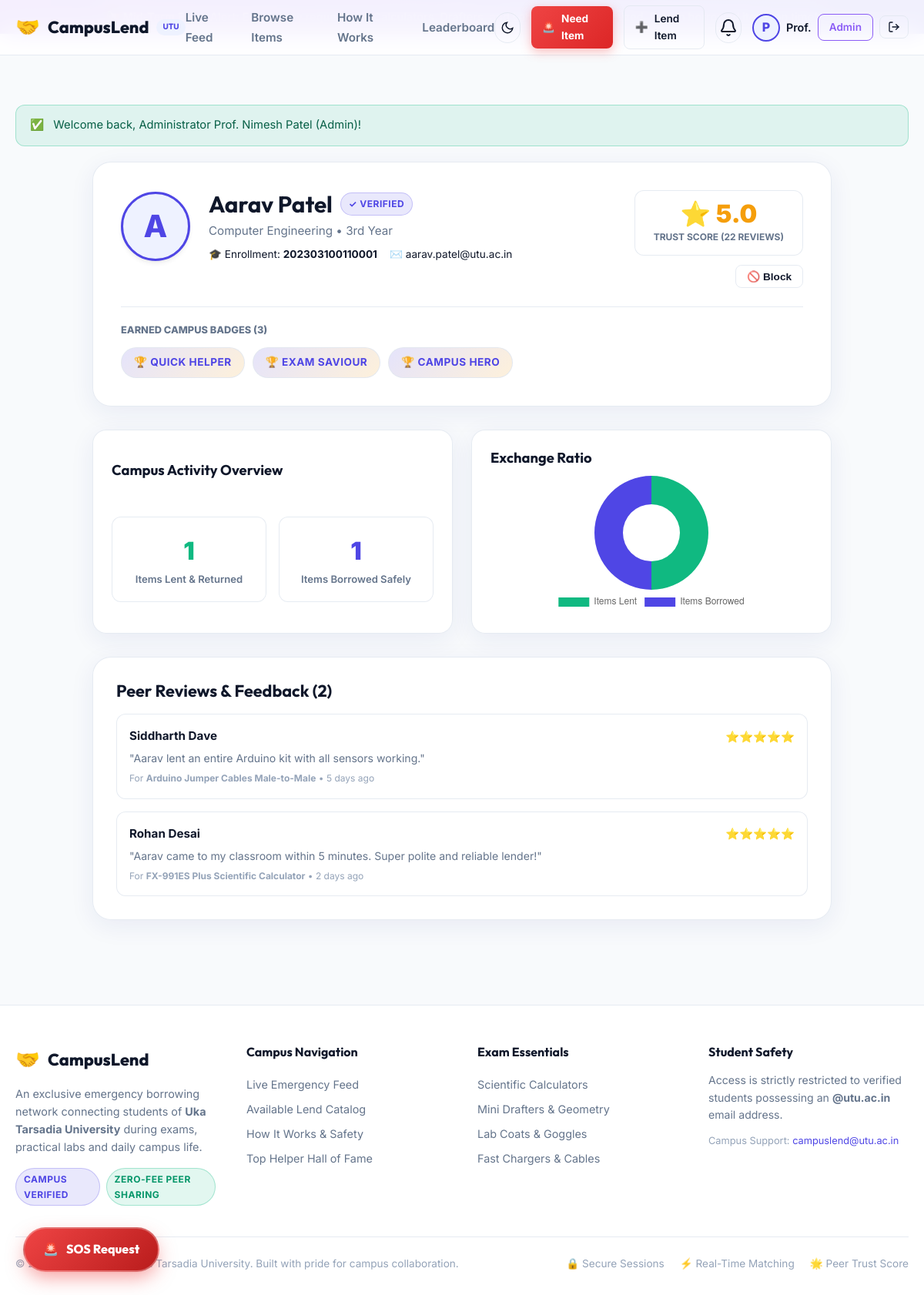
The page /profile?id=2 (signed in) on the database its author committed.
### tables this page shows
CREATE TABLE `users` (
    `id` INT AUTO_INCREMENT PRIMARY KEY,
    `full_name` VARCHAR(100) NOT NULL,
    `email` VARCHAR(150) NOT NULL UNIQUE,
    `password_hash` VARCHAR(255) NOT NULL,
    `enrollment_no` VARCHAR(50) NOT NULL UNIQUE,
    `department` VARCHAR(100) NOT NULL,
    `year_of_study` VARCHAR(30) NOT NULL DEFAULT '1st Year',
    `phone` VARCHAR(25) NOT NULL,
    `avatar` VARCHAR(255) DEFAULT 'default_avatar.svg',
    `role` ENUM('student', 'admin') NOT NULL DEFAULT 'student',
    `is_verified` TINYINT(1) NOT NULL DEFAULT 0,
    `is_banned` TINYINT(1) NOT NULL DEFAULT 0,
    `trust_score` DECIMAL(3, 2) NOT NULL DEFAULT 5.00,
    `total_ratings` INT NOT NULL DEFAULT 0,
    `remember_token` VARCHAR(255) NULL,
    `created_at` TIMESTAMP DEFAULT CURRENT_TIMESTAMP,
    `updated_at` TIMESTAMP DEFAULT CURRENT_TIMESTAMP ON UPDATE CURRENT_TIMESTAMP,
    INDEX `idx_users_email` (`email`),
    INDEX `idx_users_enrollment` (`enrollment_no`),
    INDEX `idx_users_role` (`role`),
    INDEX `idx_users_verified` (`is_verified`)
);

CREATE TABLE `user_badges` (
    `id` INT AUTO_INCREMENT PRIMARY KEY,
    `user_id` INT NOT NULL,
    `badge_name` VARCHAR(100) NOT NULL,
    `earned_at` TIMESTAMP DEFAULT CURRENT_TIMESTAMP,
    UNIQUE KEY `unique_user_badge` (`user_id`, `badge_name`),
    CONSTRAINT `fk_badges_user` FOREIGN KEY (`user_id`) REFERENCES `users` (`id`) ON DELETE CASCADE
);

CREATE TABLE `ratings` (
    `id` INT AUTO_INCREMENT PRIMARY KEY,
    `transaction_id` INT NOT NULL,
    `reviewer_id` INT NOT NULL,
    `reviewed_user_id` INT NOT NULL,
    `role_in_tx` ENUM('borrower', 'lender') NOT NULL,
    `stars` TINYINT NOT NULL CHECK (`stars` BETWEEN 1 AND 5),
    `comment` TEXT NULL,
    `created_at` TIMESTAMP DEFAULT CURRENT_TIMESTAMP,
    UNIQUE KEY `unique_rating_per_party` (`transaction_id`, `reviewer_id`),
    INDEX `idx_ratings_reviewed` (`reviewed_user_id`),
    CONSTRAINT `fk_ratings_tx` FOREIGN KEY (`transaction_id`) REFERENCES `borrow_transactions` (`id`) ON DELETE CASCADE,
    CONSTRAINT `fk_ratings_reviewer` FOREIGN KEY (`reviewer_id`) REFERENCES `users` (`id`) ON DELETE CASCADE,
    CONSTRAINT `fk_ratings_reviewed` FOREIGN KEY (`reviewed_user_id`) REFERENCES `users` (`id`) ON DELETE CASCADE
);

CREATE TABLE `requests` (
    `id` INT AUTO_INCREMENT PRIMARY KEY,
    `user_id` INT NOT NULL,
    `category_id` INT NOT NULL,
    `item_name` VARCHAR(150) NOT NULL,
    `urgency` ENUM('Critical', 'High', 'Normal') NOT NULL DEFAULT 'Normal',
    `campus_block` VARCHAR(50) NOT NULL,
    `room_location` VARCHAR(100) NOT NULL,
    `needed_by` DATETIME NOT NULL,
    `note` TEXT NULL,
    `status` ENUM('open', 'offered', 'matched', 'fulfilled', 'expired', 'cancelled') NOT NULL DEFAULT 'open',
    `created_at` TIMESTAMP DEFAULT CURRENT_TIMESTAMP,
    `updated_at` TIMESTAMP DEFAULT CURRENT_TIMESTAMP ON UPDATE CURRENT_TIMESTAMP,
    INDEX `idx_requests_user` (`user_id`),
    INDEX `idx_requests_category` (`category_id`),
    INDEX `idx_requests_urgency` (`urgency`),
    INDEX `idx_requests_status` (`status`),
    INDEX `idx_requests_block` (`campus_block`),
    INDEX `idx_requests_needed_by` (`needed_by`),
    CONSTRAINT `fk_requests_user` FOREIGN KEY (`user_id`) REFERENCES `users` (`id`) ON DELETE CASCADE,
    CONSTRAINT `fk_requests_category` FOREIGN KEY (`category_id`) REFERENCES `categories` (`id`) ON DELETE RESTRICT
);

### app/views/pages/profile/index.php (the view, shortened to what the rows shown need)
<div class="profile-page" style="max-width: 960px; margin: 20px auto 50px auto;">
    <div class="glass-card" style="padding: 36px; border-radius: var(--radius-xl); margin-bottom: 30px;">
        <div style="display: flex; flex-wrap: wrap; justify-content: space-between; align-items: flex-start; gap: 24px;">
            <div style="display: flex; align-items: center; gap: 24px; flex-wrap: wrap;">
                <div style="position: relative;">
                    <div style="width: 90px; height: 90px; border-radius: 50%; overflow: hidden; background: var(--primary-light); color: var(--primary); display: flex; align-items: center; justify-content: center; font-size: 2.5rem; font-weight: 800; border: 3px solid var(--primary); box-shadow: var(--shadow-md);">
                        <?php if (!empty($user['avatar']) && file_exists(__DIR__ . '/../../../../public/uploads/avatars/' . $user['avatar'])): ?>
                            <img src="<?= asset('uploads/avatars/' . $user['avatar']) ?>" alt="<?= e($user['full_name']) ?>" style="width: 100%; height: 100%; object-fit: cover;">
                        <?php else: ?>
                            <?= strtoupper(substr($user['full_name'], 0, 1)) ?>
                        <?php endif; ?>
                    </div>
                </div>
                <div>
                    <div style="display: flex; align-items: center; gap: 10px; margin-bottom: 4px;">
                        <h1 style="font-size: 1.85rem; margin: 0;"><?= e($user['full_name']) ?></h1>
                        <?php if ((int)$user['is_verified'] === 1): ?>
                            <span class="badge badge-verified" title="Campus Verified Student">✓ Verified</span>
                        <?php endif; ?>
                    </div>
                    <div style="font-size: 0.95rem; color: var(--text-muted); margin-bottom: 8px;">
                        <?= e($user['department']) ?> • <?= e($user['year_of_study']) ?>
                    </div>
                    <div style="display: flex; align-items: center; gap: 16px; font-size: 0.85rem;">
                        <span>🎓 Enrollment: <strong><?= e($user['enrollment_no']) ?></strong></span>
                        <span>✉️ <?= e($user['email']) ?></span>
                    </div>
                </div>
            </div>
            <div style="text-align: right; display: flex; flex-direction: column; align-items: flex-end; gap: 12px;">
                <div style="background: var(--bg-surface); border: 1px solid var(--border-glass); padding: 14px 24px; border-radius: var(--radius-md); text-align: center;">
                    <div style="font-size: 2rem; font-weight: 900; color: #f59e0b; line-height: 1;">
                        ⭐ <?= number_format($user['trust_score'], 1) ?>
                    </div>
                    <div style="font-size: 0.75rem; text-transform: uppercase; font-weight: 700; color: var(--text-muted); margin-top: 4px;">
                        Trust Score (<?= (int)$user['total_ratings'] ?> reviews)
                    </div>
                </div>
                <?php if (!$isOwnProfile): ?>
                    <div style="display: flex; gap: 8px;">
                        <?php if ($isBlocked): ?>
                            <form method="POST" action="<?= url('/users/unblock') ?>">
                                <?= csrf_field() ?>
                                <input type="hidden" name="target_id" value="<?= $user['id'] ?>">
                                <button type="submit" class="btn btn-outline btn-sm">Unblock User</button>
                            </form>
                        <?php else: ?>
                            <form method="POST" action="<?= url('/users/block') ?>">
                                <button type="submit" class="btn btn-outline btn-sm" onclick="return confirm('Block this student from contacting you?')">🚫 Block</button>
                            </form>
                        <?php endif; ?>
                    </div>
                <?php endif; ?>
            </div>
        </div>
        <div style="border-top: 1px solid var(--border-glass); margin-top: 24px; padding-top: 20px;">
            <div style="font-size: 0.8rem; text-transform: uppercase; font-weight: 800; color: var(--text-muted); margin-bottom: 12px;">
                Earned Campus Badges (<?= count($badges) ?>)
            </div>
            <div style="display: flex; flex-wrap: wrap; gap: 10px;">
                <?php if (!empty($badges)): ?>
                    <?php foreach ($badges as $b): ?>
                        <span class="badge" style="background: linear-gradient(135deg, rgba(79, 70, 229, 0.15) 0%, rgba(245, 158, 11, 0.15) 100%); color: var(--primary); padding: 8px 16px; font-size: 0.85rem; border: 1px solid var(--border-glass);">
                            🏆 <?= e($b['badge_name']) ?>
                        </span>
                    <?php endforeach; ?>
                <?php else: ?>
                    <span style="font-size: 0.85rem; color: var(--text-muted);">Complete loan transactions to unlock your first badge!</span>
                <?php endif; ?>
            </div>
        </div>
    </div>
    <div style="display: grid; grid-template-columns: 1fr 1fr; gap: 24px; margin-bottom: 30px;" class="profile-stats-grid">
        <div class="glass-card" style="padding: 24px; border-radius: var(--radius-lg); display: flex; flex-direction: column; justify-content: space-around;">
            <h3 style="font-size: 1.15rem; margin-bottom: 16px;">Campus Activity Overview</h3>
            <div style="display: grid; grid-template-columns: 1fr 1fr; gap: 16px; text-align: center;">
                <div style="background: var(--bg-surface); padding: 18px; border-radius: var(--radius-md); border: 1px solid var(--border-glass);">
                    <div style="font-size: 2rem; font-weight: 900; color: #10b981;"><?= $stats['lent_count'] ?></div>
                    <div style="font-size: 0.82rem; color: var(--text-muted); font-weight: 600;">Items Lent & Returned</div>
                </div>
                <div style="background: var(--bg-surface); padding: 18px; border-radius: var(--radius-md); border: 1px solid var(--border-glass);">
                    <div style="font-size: 2rem; font-weight: 900; color: var(--primary);"><?= $stats['borrowed_count'] ?></div>
                    <div style="font-size: 0.82rem; color: var(--text-muted); font-weight: 600;">Items Borrowed Safely</div>
                </div>
            </div>
        </div>
        <div class="glass-card" style="padding: 24px; border-radius: var(--radius-lg);">
            <h3 style="font-size: 1.15rem; margin-bottom: 12px;">Exchange Ratio</h3>
            <div style="position: relative; height: 180px;">
                <canvas id="profile-chart"></canvas>
            </div>
        </div>
    </div>
    <div class="glass-card" style="padding: 30px; border-radius: var(--radius-xl); margin-bottom: 30px;">
        <h2 style="font-size: 1.35rem; margin-bottom: 16px;">Peer Reviews & Feedback (<?= count($reviews) ?>)</h2>
        <?php if (!empty($reviews)): ?>
            <div style="display: flex; flex-direction: column; gap: 16px;">
                <?php foreach ($reviews as $rev): ?>
                    <div style="padding: 16px; background: var(--bg-surface); border: 1px solid var(--border-glass); border-radius: var(--radius-md);">
                        <div style="display: flex; justify-content: space-between; align-items: center; margin-bottom: 6px;">
                            <span style="font-weight: 700; font-size: 0.95rem;"><?= e($rev['reviewer_name']) ?></span>
                            <span style="color: #f59e0b; font-size: 0.9rem;"><?= str_repeat('⭐', $rev['stars']) ?></span>
                        </div>
                        <?php if (!empty($rev['comment'])): ?>
                            <p style="font-size: 0.88rem; color: var(--text-muted); line-height: 1.5; margin: 0 0 6px 0;">
                                "<?= e($rev['comment']) ?>"
                            </p>
                        <?php endif; ?>
                        <div style="font-size: 0.75rem; color: var(--text-light);">
                            For <strong><?= e($rev['item_name']) ?></strong> • <?= format_time_ago($rev['created_at']) ?>
                        </div>
                    </div>
                <?php endforeach; ?>
            </div>
        <?php else: ?>
            <div style="text-align: center; color: var(--text-muted); font-size: 0.9rem; padding: 20px;">
                No reviews recorded yet. Complete an item exchange to receive ratings.
            </div>
        <?php endif; ?>
    </div>
</div>
<script>
document.addEventListener('DOMContentLoaded', function() {
    const ctx = document.getElementById('profile-chart');
    if (ctx) {
        new Chart(ctx, {
            type: 'doughnut',
            data: {
                labels: ['Items Lent', 'Items Borrowed'],
                datasets: [{
                    data: [<?= max(1, $stats['lent_count']) ?>, <?= max(1, $stats['borrowed_count']) ?>],
                    backgroundColor: ['#10b981', '#4f46e5'],
                    borderWidth: 0
                }]
            },
            options: {
                responsive: true,
                maintainAspectRatio: false,
                plugins: {
                    legend: { position: 'bottom' }
                }
            }
        });
    }
});
</script>

### app/helpers/Router.php (shortened to what the rows shown need)
<?php
class Router
{
    private static array $routes = [];
    private static function addRoute(string $method, string $path, array|callable $handler, array $middleware): void
    {
        $path = '/' . trim($path, '/');
        self::$routes[] = [
            'method' => strtoupper($method),
            'path' => $path,
            'handler' => $handler,
            'middleware' => $middleware,
        ];
    }
    public static function dispatch(): void
    {
        $requestMethod = $_SERVER['REQUEST_METHOD'] ?? 'GET';
        $uri = $_SERVER['REQUEST_URI'] ?? '/';
        if (false !== $pos = strpos($uri, '?')) {
            $uri = substr($uri, 0, $pos);
        }
        $scriptName = dirname($_SERVER['SCRIPT_NAME'] ?? '');
        if ($scriptName !== '/' && $scriptName !== '\\' && str_starts_with($uri, $scriptName)) {
            $uri = substr($uri, strlen($scriptName));
        }
        $uri = '/' . trim($uri, '/');
        foreach (self::$routes as $route) {
            if ($route['method'] !== $requestMethod) {
                continue;
            }
            $pattern = preg_replace('/\{([a-zA-Z0-9_]+)\}/', '(?P<$1>[^/]+)', $route['path']);
            $pattern = '#^' . $pattern . '$#';
            if (preg_match($pattern, $uri, $matches)) {
                $params = array_filter($matches, 'is_string', ARRAY_FILTER_USE_KEY);
                self::executeHandler($route['handler'], $params);
                return;
            }
        }
    }
    private static function executeHandler(array|callable $handler, array $params): void
    {
        if (is_array($handler) && count($handler) === 2) {
            [$controllerClass, $method] = $handler;
            $controller = new $controllerClass();
            call_user_func_array([$controller, $method], array_values($params));
            return;
        }
        throw new Exception("Invalid route handler specified.");
    }
}

### rows shown on the page
users: full_name "A", full_name "Aarav Patel", department "Computer Engineering", year_of_study "3rd Year", enrollment_no "202303100110001", email "aarav.patel@utu.ac.in", trust_score "5.0", total_ratings "22"
user_badges: badge_name "QUICK HELPER"
user_badges: badge_name "EXAM SAVIOUR"
user_badges: badge_name "CAMPUS HERO"
ratings: reviewer.full_name "Siddharth Dave", stars "⭐⭐⭐⭐⭐", comment "Aarav lent an entire Arduino kit with all sensors working.", requests.item_name "Arduino Jumper Cables Male-to-Male", created_at "5 days ago"
ratings: reviewer.full_name "Rohan Desai", stars "⭐⭐⭐⭐⭐", comment "Aarav came to my classroom within 5 minutes. Super polite and reliable lender!", requests.item_name "FX-991ES Plus Scientific Calculator", created_at "2 days ago"

### other values the page prints
count($badges) "3"
$stats['lent_count'] "1"
$stats['borrowed_count'] "1"
count($reviews) "2"
chart data {{ max(1, $stats['lent_count']) }} 1
chart data {{ max(1, $stats['borrowed_count']) }} 1
